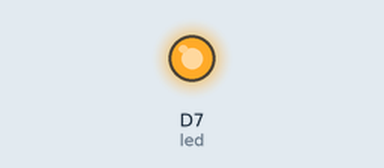
A sketch run on a simulated Particle Photon. On the bench: output pins drawn as LEDs (lit = HIGH). Random numbers use the default seed unless the sketch sets one.

Above: at 15.0 s.
At 45.0 s:
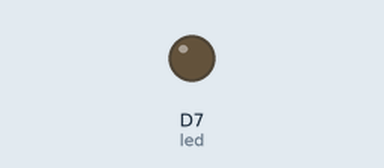
Timing chart, 0 to 78.0 s (numbered marks = the images above):
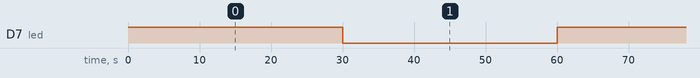

The sketch:

temp.ino
```cpp
int led = D7;

void setup() {
  pinMode(led, OUTPUT);
}

void loop() {
  digitalWrite(led, HIGH);

  String temp1 = String(random(60, 80));
  Particle.publish("temp", temp1, PRIVATE);
  delay(30000);

  digitalWrite(led, LOW);
  delay(30000);
}
```

Measured:
- by itself, D7 (led): alternates HIGH for 30.0 s and LOW for 30.0 s
